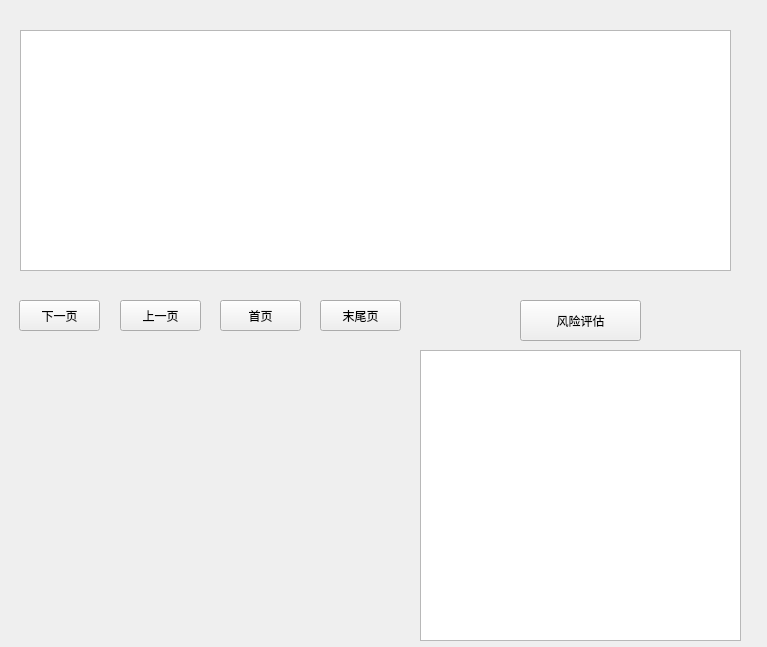
<?xml version="1.0" encoding="UTF-8"?>
<ui version="4.0">
 <class>Widget</class>
 <widget class="QWidget" name="Widget">
  <property name="geometry">
   <rect>
    <x>0</x>
    <y>0</y>
    <width>767</width>
    <height>647</height>
   </rect>
  </property>
  <property name="windowTitle">
   <string>查看交易历史</string>
  </property>
  <widget class="QTextBrowser" name="textBrowser">
   <property name="geometry">
    <rect>
     <x>420</x>
     <y>350</y>
     <width>321</width>
     <height>291</height>
    </rect>
   </property>
   <property name="html">
    <string>&lt;!DOCTYPE HTML PUBLIC &quot;-//W3C//DTD HTML 4.0//EN&quot; &quot;http://www.w3.org/TR/REC-html40/strict.dtd&quot;&gt;
&lt;html&gt;&lt;head&gt;&lt;meta name=&quot;qrichtext&quot; content=&quot;1&quot; /&gt;&lt;meta charset=&quot;utf-8&quot; /&gt;&lt;style type=&quot;text/css&quot;&gt;
p, li { white-space: pre-wrap; }
hr { height: 1px; border-width: 0; }
li.unchecked::marker { content: &quot;\2610&quot;; }
li.checked::marker { content: &quot;\2612&quot;; }
&lt;/style&gt;&lt;/head&gt;&lt;body style=&quot; font-family:'Microsoft YaHei UI'; font-size:9pt; font-weight:400; font-style:normal;&quot;&gt;
&lt;p align=&quot;center&quot; style=&quot; margin-top:12px; margin-bottom:12px; margin-left:0px; margin-right:0px; -qt-block-indent:0; text-indent:0px;&quot;&gt;&lt;br /&gt;&lt;/p&gt;&lt;/body&gt;&lt;/html&gt;</string>
   </property>
  </widget>
  <widget class="QTableView" name="tableView">
   <property name="geometry">
    <rect>
     <x>20</x>
     <y>30</y>
     <width>711</width>
     <height>241</height>
    </rect>
   </property>
   <property name="minimumSize">
    <size>
     <width>711</width>
     <height>0</height>
    </size>
   </property>
   <property name="showGrid">
    <bool>true</bool>
   </property>
   <property name="gridStyle">
    <enum>Qt::DashLine</enum>
   </property>
   <property name="sortingEnabled">
    <bool>true</bool>
   </property>
   <attribute name="horizontalHeaderMinimumSectionSize">
    <number>30</number>
   </attribute>
   <attribute name="horizontalHeaderShowSortIndicator" stdset="0">
    <bool>true</bool>
   </attribute>
   <attribute name="horizontalHeaderStretchLastSection">
    <bool>false</bool>
   </attribute>
   <attribute name="verticalHeaderVisible">
    <bool>false</bool>
   </attribute>
   <attribute name="verticalHeaderShowSortIndicator" stdset="0">
    <bool>false</bool>
   </attribute>
  </widget>
  <widget class="QPushButton" name="pushButton">
   <property name="geometry">
    <rect>
     <x>520</x>
     <y>300</y>
     <width>121</width>
     <height>41</height>
    </rect>
   </property>
   <property name="text">
    <string>风险评估</string>
   </property>
   <property name="autoDefault">
    <bool>false</bool>
   </property>
   <property name="default">
    <bool>false</bool>
   </property>
   <property name="flat">
    <bool>false</bool>
   </property>
  </widget>
  <widget class="QLabel" name="label">
   <property name="geometry">
    <rect>
     <x>40</x>
     <y>350</y>
     <width>281</width>
     <height>161</height>
    </rect>
   </property>
   <property name="text">
    <string/>
   </property>
  </widget>
  <widget class="QLabel" name="label_2">
   <property name="geometry">
    <rect>
     <x>50</x>
     <y>520</y>
     <width>161</width>
     <height>111</height>
    </rect>
   </property>
   <property name="text">
    <string/>
   </property>
  </widget>
  <widget class="QLabel" name="label_3">
   <property name="geometry">
    <rect>
     <x>170</x>
     <y>430</y>
     <width>241</width>
     <height>211</height>
    </rect>
   </property>
   <property name="text">
    <string/>
   </property>
  </widget>
  <widget class="QPushButton" name="nextPageButton">
   <property name="geometry">
    <rect>
     <x>19</x>
     <y>300</y>
     <width>81</width>
     <height>31</height>
    </rect>
   </property>
   <property name="text">
    <string>下一页</string>
   </property>
  </widget>
  <widget class="QPushButton" name="previousPageButton">
   <property name="geometry">
    <rect>
     <x>120</x>
     <y>300</y>
     <width>81</width>
     <height>31</height>
    </rect>
   </property>
   <property name="text">
    <string>上一页</string>
   </property>
  </widget>
  <widget class="QPushButton" name="firstPageButton">
   <property name="geometry">
    <rect>
     <x>220</x>
     <y>300</y>
     <width>81</width>
     <height>31</height>
    </rect>
   </property>
   <property name="text">
    <string>首页</string>
   </property>
  </widget>
  <widget class="QPushButton" name="lastPageButton">
   <property name="geometry">
    <rect>
     <x>320</x>
     <y>300</y>
     <width>81</width>
     <height>31</height>
    </rect>
   </property>
   <property name="text">
    <string>末尾页</string>
   </property>
  </widget>
 </widget>
 <resources/>
 <connections/>
</ui>
